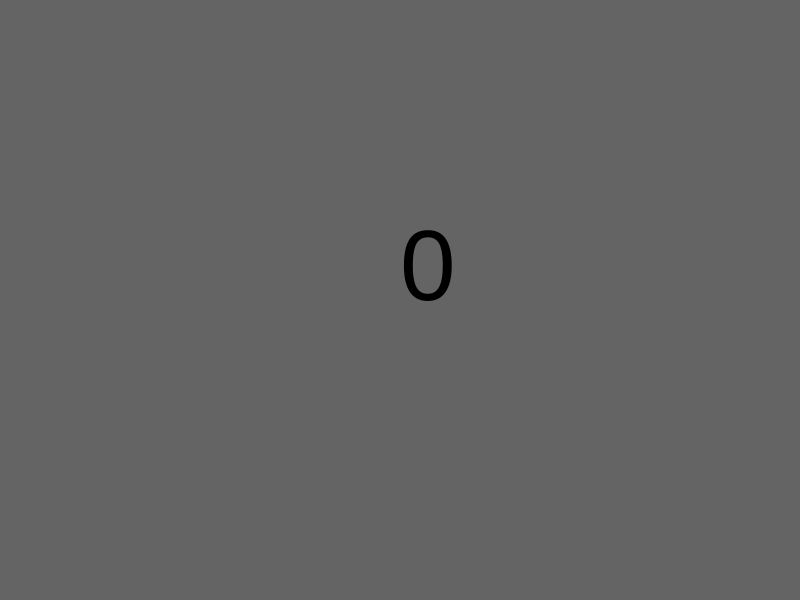
Frame 1 (no input)
Frame 60 (no input): identical to frame 1, image omitted
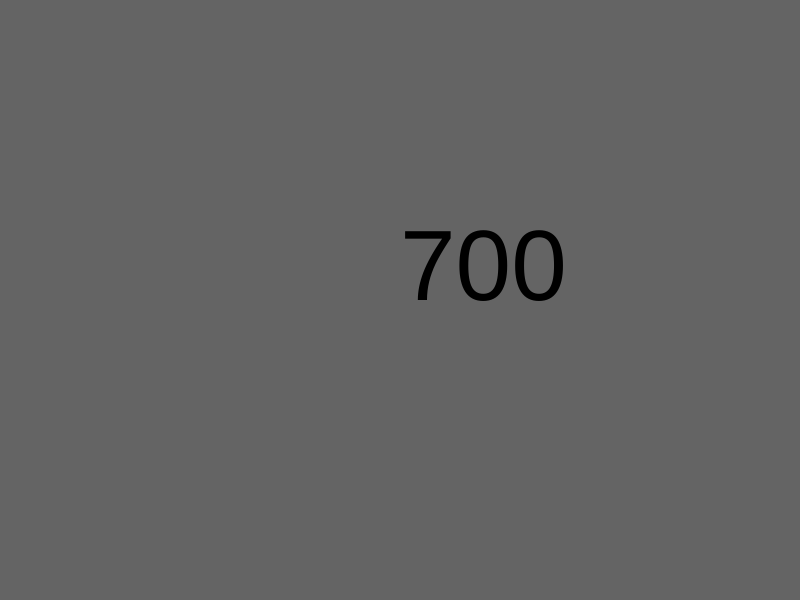
Frame 120 (the mouse pressed at the canvas centre since frame 60)

The p5.js sketch that drew these frames (run headless with seeded random() and noise() and a simulated clock; from frame 60 on, the mouse is pressed at the canvas centre):

// p5.js sketch
// ── sketch.js
function setup() {
  createCanvas(800, 600);
  textSize(100);
  background(100);
}

function draw() {
  background(100);
  text(sum(mouseX, mouseY), width/2, height/2);
  
}

function sum(x, y){
  let num = x + y;
  return num;
}
